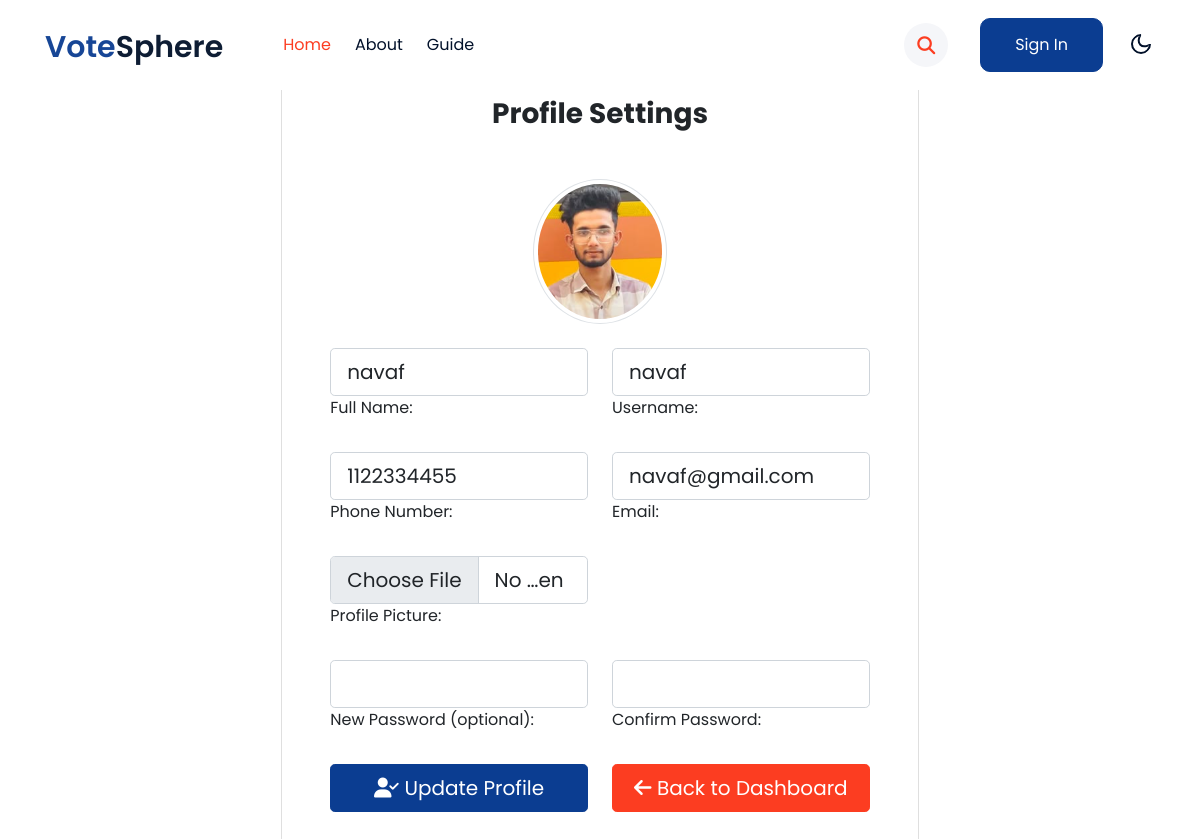
Before: /manager/1/profile/edit/ with the older database file.
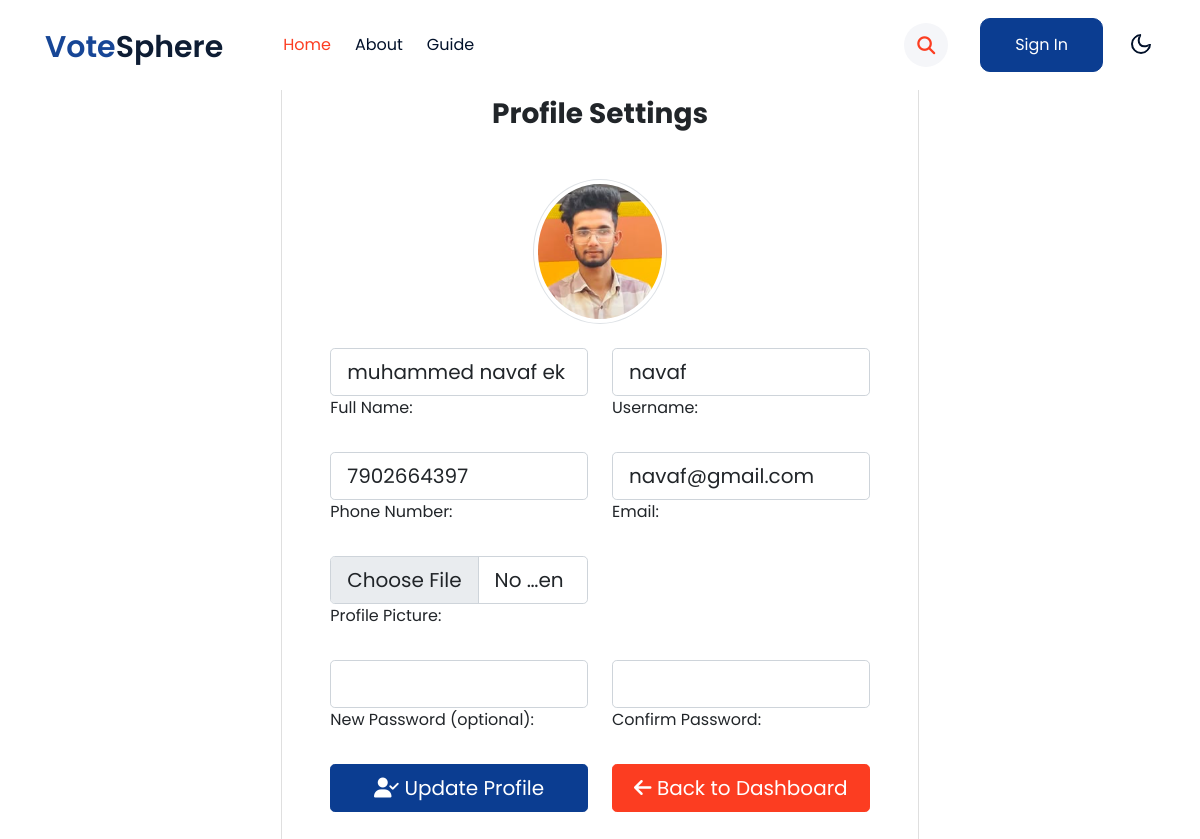
After: the same page with the newer database file.
### vote/models.py (models this page shows, shortened)
class ElectionManager(models.Model):
    id_number = models.CharField(max_length=20, unique=True)
    profile_picture = models.ImageField(upload_to="profiles/", null=True, blank=True)
    fullname = models.CharField(max_length=255)
    username = models.CharField(max_length=100, unique=True)
    phone_number = models.CharField(max_length=10, unique=True)
    email = models.EmailField(unique=True)
    address = models.TextField()
    password = models.CharField(max_length=255)

### vote/views.py (the view, shortened to what this page needs)
# urls.py: path('manager/<int:manager_id>/profile/edit/', views.manager_profile, name='manager_profile'),
def manager_profile(request, manager_id):
    manager = get_object_or_404(ElectionManager, id=manager_id)
    return render(request, "manager_profile.html", {"manager": manager})

### vote/templates/manager_profile.html (shortened to what the changed rows need)
{% load static %}
<!doctype html>
<html lang="en">
<head>
    <link rel="stylesheet" href="https://cdnjs.cloudflare.com/ajax/libs/font-awesome/6.3.0/css/all.min.css">
    <link rel="stylesheet" href="{% static 'css/style-starter.css' %}">
</head>
<body>
    <header id="site-header" class="fixed-top">
        <div class="container">
            <nav class="navbar navbar-expand-lg navbar-light stroke py-lg-0">
                <h1><a class="navbar-brand pe-xl-5 pe-lg-4" href="#">
                        <span class="sublog">vote</span>Sphere
                    </a></h1>
            </nav>
        </div>
    </header>
    <section class="vh-100 gradient-custom">
        <div class="container py-5 h-100">
            <div class="row justify-content-center align-items-center h-100">
                <div class="col-12 col-lg-9 col-xl-7">
                    <div class="card shadow-2-strong card-registration" style="border-radius: 15px;">
                        <div class="card-body p-4 p-md-5">
                            <form method="POST" enctype="multipart/form-data">
                                <div class="row">
                                    <div class="col-md-12 text-center mb-4">
                                        {% if manager.profile_picture %}
                                            <img src="{{ manager.profile_picture.url }}" class="rounded-circle img-thumbnail img-fluid w-25">
                                        {% else %}
                                            <img src="{% static 'images/default-profile.png' %}" class="rounded-circle img-thumbnail img-fluid w-25">
                                        {% endif %}
                                    </div>
                                </div>
                                <div class="row">
                                    <div class="col-md-6 mb-4">
                                        <div class="form-outline">
                                            <input type="text" name="fullname" class="form-control form-control-lg" value="{{ manager.fullname }}" required />
                                            <label class="form-label text-dark">Full Name:</label>
                                        </div>
                                    </div>
                                    <div class="col-md-6 mb-4">
                                        <div class="form-outline">
                                            <input type="text" name="username" class="form-control form-control-lg" value="{{ manager.username }}" required />
                                            <label class="form-label text-dark">Username:</label>
                                        </div>
                                    </div>
                                </div>
                                <div class="row">
                                    <div class="col-md-6 mb-4">
                                        <div class="form-outline">
                                            <input type="text" name="phone_number" class="form-control form-control-lg" value="{{ manager.phone_number }}" required />
                                            <label class="form-label text-dark">Phone Number:</label>
                                        </div>
                                    </div>
                                    <div class="col-md-6 mb-4">
                                        <div class="form-outline">
                                            <input type="email" name="email" class="form-control form-control-lg" value="{{ manager.email }}" required />
                                            <label class="form-label text-dark">Email:</label>
                                        </div>
                                    </div>
                                </div>
                            </form>
                        </div>
                    </div>
                </div>
            </div>
        </div>
    </section>
</body>
</html>

Changed rows visible on the page:
changed ElectionManager "navaf": fullname "navaf" → "muhammed navaf ek"; phone_number "1122334455" → "7902664397"
